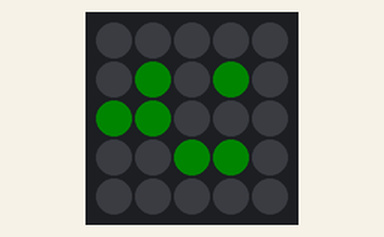
Simulated run of this program. Board: Arduino Nano, built with avr-gcc and run on an emulated ATmega328P. On the bench: 5×5 RGB LED matrix (first LED top left, wired row by row). Dim RGB values are drawn brighter than linear.

Above: at 0.1 s.
At 4.1 s:
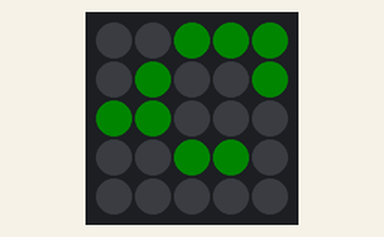
At 9.1 s:
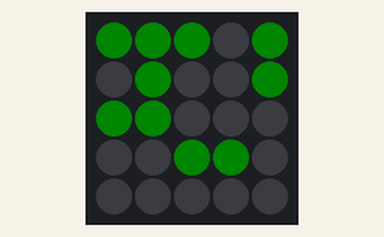
At 19.1 s:
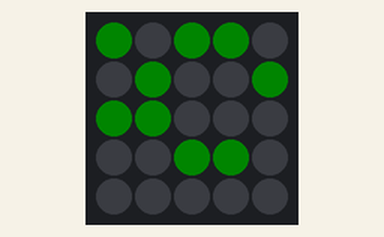
At 28.1 s:
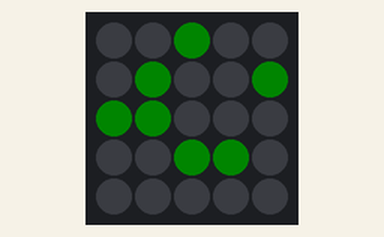
At 38.1 s:
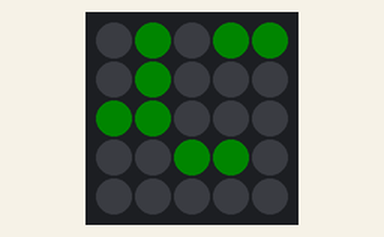

Measured:
- what the display in image 1 shows lasts 1.0 s, from 4.0 s to 5.0 s

The program:

main.cpp
```cpp
#include <Arduino.h>
#include <FastLED.h>

#define LED_PIN 6

#define COLOR_ORDER GRB
#define CHIPSET WS2811

#define BRIGHTNESS 20

const int kMatrixWidth = 5;
const int kMatrixHeight = 5;


//technically not a matrix but it's coded for one
const bool kMatrixSerpentineLayout = false;

//helper func to get coordinates of LED
int XY( int x, int y)
{
  int i;

  if( kMatrixSerpentineLayout == false) {
    i = (y * kMatrixWidth) + x;
  }

  if( kMatrixSerpentineLayout == true) {
    if( y & 0x01) {
      // Odd rows run backwards
      int reverseX = (kMatrixWidth - 1) - x;
      i = (y * kMatrixWidth) + reverseX;
    } else {
      // Even rows run forwards
      i = (y * kMatrixWidth) + x;
    }
  }

  return i;
}

#define NUM_LEDS (kMatrixWidth * kMatrixHeight)
CRGB leds_plus_safety_pixel[ NUM_LEDS + 1];
CRGB* const leds( leds_plus_safety_pixel + 1);

uint16_t XYsafe( uint8_t x, uint8_t y)
{
  if( x >= kMatrixWidth) return -1;
  if( y >= kMatrixHeight) return -1;
  return XY(x,y);
}

byte const widthMask = (1 << kMatrixWidth) - 1;
byte matrix[kMatrixHeight];
unsigned long const maxCount = pow(2, (kMatrixHeight * kMatrixWidth));

//converts a number into a byte array
//could potentially simplify this whole thing to not use any matrix logic
//but it was originally built with a matrix rather than a strip
void numToBits(unsigned long value, byte arr[]) {
  //could use some error checking
  int row = 0;
  while (value > 0) {
    arr[row] = byte(value) & widthMask;
    row++;//array row
    value >>= kMatrixWidth;
  }
}

void displayBits(byte arr[]) {
  for (int row = 0; row < kMatrixHeight; row++) {
    for (int col = 0; col < kMatrixWidth; col++) {
      if (bitRead(arr[row],col)) {
        leds[XYsafe(col,row)] = CRGB::DarkGreen;  //update this to have a variable or something for the color
      }
      else leds[XYsafe(col,row)] = CRGB::Black;
    }
  }
  FastLED.show();
}

void setup() {
  FastLED.addLeds<CHIPSET, LED_PIN, COLOR_ORDER>(leds, NUM_LEDS).setCorrection(TypicalSMD5050);
  FastLED.setBrightness(BRIGHTNESS);
  Serial.begin(9600);
}

unsigned long count = 200000;
unsigned long delaytime1 = 1000;


void loop() {
  numToBits(count,matrix);
  displayBits(matrix);
  //Serial.print(matrix);
  count--;
  //if (count > 10) {count = 0;}
  //Serial.println(count);
  //testloop();
  delay(delaytime1);
}

//could also add something configurable to toggle the brightness/color
//also want to be able to toggle counting down day/year/month
//need to add rtc
```
